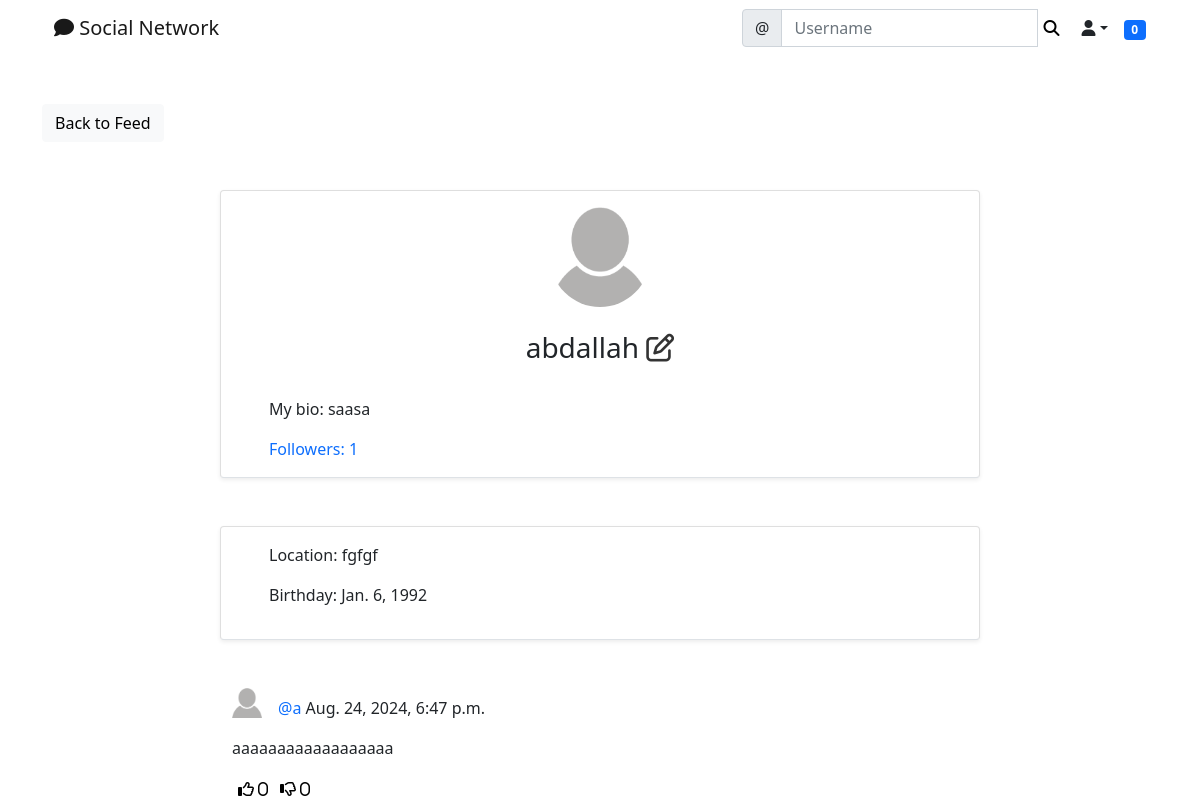
/social/profile/1/ (signed in), run on an earlier commit of the app's database.
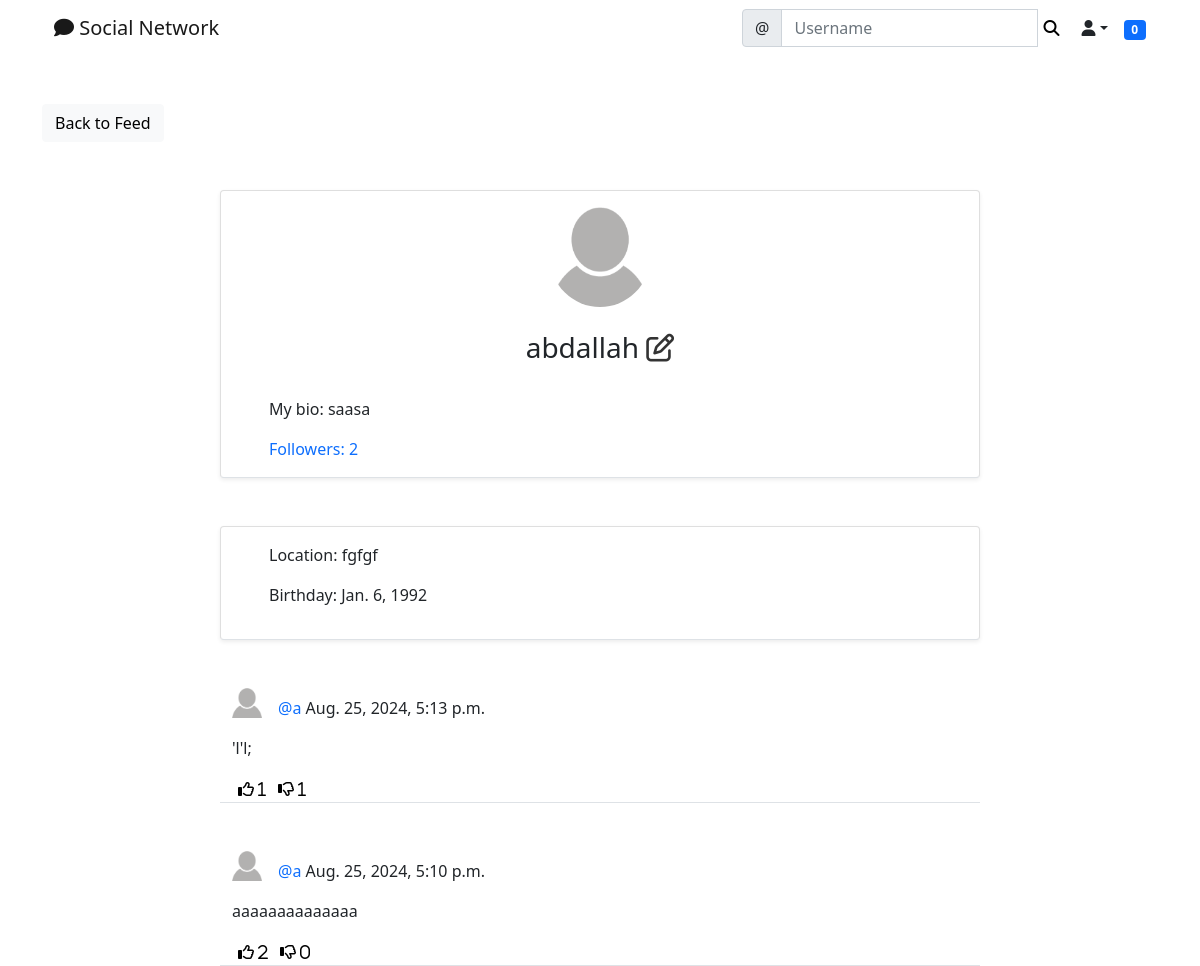
And on a later commit of the database.
### social/models.py (models this page shows)
class Post(models.Model):
    body = models.TextField()
    created_on = models.DateTimeField(default=timezone.now)
    author = models.ForeignKey(User, on_delete=models.CASCADE)
    likes = models.ManyToManyField(User, blank=True, related_name='likes')
    dislikes = models.ManyToManyField(User, blank=True, related_name='dislikes')

class UserProfile(models.Model):
    user = models.OneToOneField(User, primary_key=True, verbose_name='user', related_name='profile', on_delete=models.CASCADE)
    name = models.CharField(max_length=30, blank=True, null=True)
    bio = models.TextField(max_length=500, blank=True, null=True)
    birth_date=models.DateField(null=True, blank=True)
    location = models.CharField(max_length=100, blank=True, null=True)
    picture = models.ImageField(upload_to='uploads/profile_pictures', default='uploads/profile_pictures/default.png', blank=True)
    followers = models.ManyToManyField(User, blank=True, related_name='followers')

### social/views.py (the view)
# urls.py: path('profile/<int:pk>/', ProfileView.as_view(), name='profile'),
class ProfileView(View):
    def get(self, request, pk, *args, **kwargs):
        profile = UserProfile.objects.get(pk=pk)
        user = profile.user
        posts = Post.objects.filter(author=user).order_by('-created_on')
        followers = profile.followers.all()
        if len(followers) == 0:
            is_following = False
        for follower in followers:
            if follower == request.user:
                is_following = True
                break
            else:
                is_following = False
        number_of_followers = len(followers)
        context = {
            'user': user,
            'profile': profile,
            'posts': posts,
            'number_of_followers': number_of_followers,
            'is_following': is_following,
        }
        return render(request, 'social/profile.html', context)

### landing/templatetags/custom_tags.py (called while the page is built)
@register.inclusion_tag('social/show_notifications.html', takes_context=True)
def show_notifications(context):
    request_user = context['request'].user
    notifications = Notification.objects.filter(to_user=request_user).exclude(user_has_seen=True).order_by('-date')
    return {'notifications': notifications}

### social/templates/social/profile.html (shortened to what this page needs)
{% extends 'landing/base.html' %}
{% block content %}
<div class="container">
    <div class="row mt-5">
        <div class="col-md-3 col-sm-6">
            <a href="{% url 'post-list' %}" class="btn btn-light">Back to Feed</a>
        </div>
    </div>
    <div class="row justify-content-center mt-5">
        <div class="card shadow-sm col-md-8 col-sm-12 border-bottom px-5 pt-3">
            <div class="text-center">
                <img src="{{ profile.picture.url }}" class="rounded-circle" width="100" height="100" />
                {% if profile.name %}
                <h3 class="py-4">{{ profile.name }}
                    <span>
                        {% if request.user == user %}
                        <a href="{% url 'profile-edit' profile.pk %}" class="edit-color"><i class="far fa-edit"></i></a>
                        {% endif %}
                    </span>
                    {% endif %}
                </h3>
            </div>
            {% if profile.bio %}
            <p>My bio: {{ profile.bio }}</p>
            {% endif %}
            <div class="mb-3">
                <a href="{% url 'list-followers' profile.pk %}" class="post-link">Followers: {{number_of_followers}}</a>
            </div>
        </div>
    </div>
    <div class="row justify-content-center mt-5">
        <div class="card shadow-sm col-md-8 col-sm-12 border-bottom px-5 py-3">
            {% if profile.location %}
            <p>Location: {{ profile.location }}</p>
            {% endif %}
            {% if profile.birth_date %}
            <p>Birthday: {{ profile.birth_date }}</p>
            {% endif %}
        </div>
    </div>
    {% for post in posts %}
    <div class="row justify-content-center mt-5">
        <div class="col-md-8 col-sm-12 border-bottom">
            <div>
                <a href="{% url 'profile' post.author.profile.pk %}">
                    <img class="round-circle post-img" height="30" width="30"
                        src="{{ post.author.profile.picture.url }}" />
                </a>
                <p class="post-text">
                    <a class="text-primary post-link"
                        href="{% url 'profile' post.author.profile.pk %}">@{{post.author}}</a> {{post.created_on}}
                </p>
            </div>
            <div class="position-relative">
                <p>{{ post.body }}</p>
            </div>
            <div class="d-flex flex-row">
                <form method="POST" action="{% url 'like' post.pk %}">
                    <button class="remove-default-btn" type="submit">
                        <i class="far fa-thumbs-up"> <span>{{ post.likes.all.count }}</span></i>
                    </button>
                </form>
                <form method="POST" action="{% url 'dislike' post.pk %}">
                    <button class="remove-default-btn" type="submit">
                        <i class="far fa-thumbs-down"> <span>{{ post.dislikes.all.count }}</span></i>
                    </button>
                </form>
            </div>
        </div>
    </div>
    {% endfor %}
</div>
{% endblock content %}

What changed in the data, as far as the page shows it:
removed Post: author.profile.picture (placeholder picture), author "a", created_on "Aug. 24, 2024, 6:47 p.m.", body "aaaaaaaaaaaaaaaaaa", likes.all.count "0", dislikes.all.count "0"
added Post: author.profile.picture (placeholder picture), author "a", created_on "Aug. 25, 2024, 5:13 p.m.", body "'l'l;", likes.all.count "1", dislikes.all.count "1"
added Post: author.profile.picture (placeholder picture), author "a", created_on "Aug. 25, 2024, 5:10 p.m.", body "aaaaaaaaaaaaaa", likes.all.count "2", dislikes.all.count "0"
Also different on the page:
{{ number_of_followers }}: "1" → "2"
